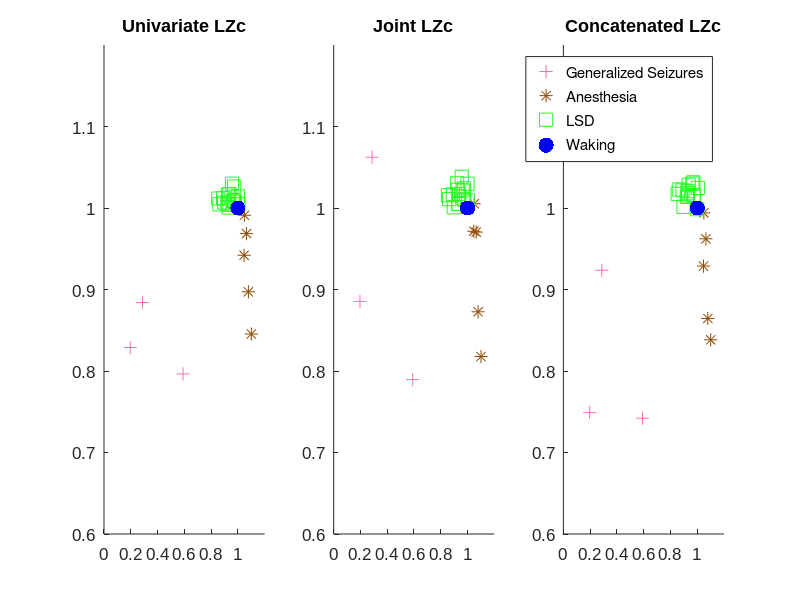

MATLAB code to generate this figure:

load('fig_3.mat');
colors = {[255 109 182]./255, [145 73 1]./255,  [35 253 35]./255};
shapes = {'+', '*', 's'};
figure('Position', [317 3 847 326]);
for i = 1:3
    subplot(1,3,1); scatter(normalized_k_statistic{i},normalized_univariate_lzc{i},90,colors{i},shapes{i}); title('Univariate LZc');
    set(gca,'FontName', 'Arial', 'FontSize', 12)
    hold on;
    subplot(1,3,2); scatter(normalized_k_statistic{i},normalized_joint_lzc{i},90,colors{i},shapes{i}); title('Joint LZc');
    set(gca,'FontName', 'Arial', 'FontSize', 12)
    hold on;
    subplot(1,3,3); scatter(normalized_k_statistic{i},normalized_concatenated_lzc{i},90,colors{i},shapes{i}); title('Concatenated LZc'); 
    set(gca,'FontName', 'Arial', 'FontSize', 12)
    hold on;
    clear k km k3 k4 lus lmjs lmcs nons
end
subplot(1,3,1); scatter(1,1,120,'b', 'filled'); xlim([0 1.2]); ylim([.6 1.2])
subplot(1,3,2); scatter(1,1,120,'b', 'filled'); xlim([0 1.2]);ylim([.6 1.2])
subplot(1,3,3); scatter(1,1,120,'b', 'filled'); xlim([0 1.2]); ylim([.6 1.2])
legend({'Generalized Seizures', 'Anesthesia', 'LSD','Waking'})